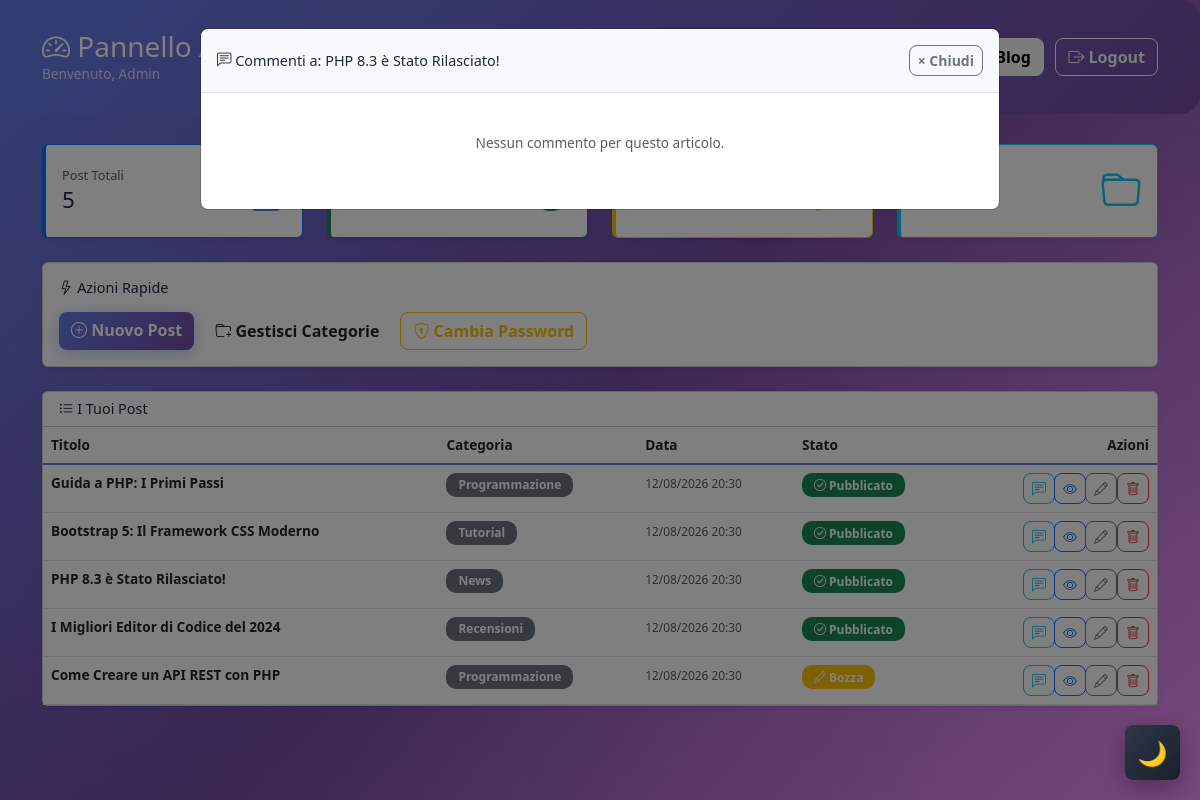
The page /admin.php?commenti=3 (signed in) on the database its author committed.
### tables this page shows
CREATE TABLE post (
    id INT AUTO_INCREMENT PRIMARY KEY,
    titolo VARCHAR(255) NOT NULL,
    slug VARCHAR(255) NOT NULL UNIQUE,
    contenuto LONGTEXT NOT NULL,
    data_creazione DATETIME DEFAULT CURRENT_TIMESTAMP,
    data_modifica DATETIME DEFAULT CURRENT_TIMESTAMP ON UPDATE CURRENT_TIMESTAMP,
    categoria_id INT,
    pubblicato TINYINT(1) DEFAULT 1,
    FOREIGN KEY (categoria_id) REFERENCES categorie(id) ON DELETE SET NULL
);

CREATE TABLE categorie (
    id INT AUTO_INCREMENT PRIMARY KEY,
    nome VARCHAR(100) NOT NULL,
    slug VARCHAR(100) NOT NULL UNIQUE,
    descrizione TEXT,
    created_at DATETIME DEFAULT CURRENT_TIMESTAMP
);

### admin.php (the view, shortened to what this page needs)
<?php
require_once 'db.php';
$stmt = $pdo->query("
    SELECT post.*, categorie.nome as cat_nome
    FROM post
    LEFT JOIN categorie ON post.categoria_id = categorie.id
    ORDER BY post.data_creazione DESC
");
$posts = $stmt->fetchAll();
$stmt_stats = $pdo->query("
    SELECT
        COUNT(*) as totale,
        SUM(CASE WHEN pubblicato = 1 THEN 1 ELSE 0 END) as pubblicati,
        SUM(CASE WHEN pubblicato = 0 THEN 1 ELSE 0 END) as bozze
    FROM post
");
$stats = $stmt_stats->fetch();
$stmt_cat_count = $pdo->query("SELECT COUNT(*) as totale FROM categorie");
$cat_stats = $stmt_cat_count->fetch();
$post_id_commenti = isset($_GET['commenti']) && is_numeric($_GET['commenti']) ? (int)$_GET['commenti'] : null;
$commenti_post = [];
$post_title_commenti = '';
if ($post_id_commenti) {
    $stmt_title = $pdo->prepare("SELECT titolo FROM post WHERE id = ?");
    $stmt_title->execute([$post_id_commenti]);
    $post_title_commenti = $stmt_title->fetchColumn();
    $stmt_c = $pdo->prepare("SELECT * FROM commenti WHERE post_id = ? ORDER BY creato_il DESC");
    $stmt_c->execute([$post_id_commenti]);
    $commenti_post = $stmt_c->fetchAll();
}
?>
<!DOCTYPE html>
<html lang="it">
<head>
    <link href="https://cdn.jsdelivr.net/npm/bootstrap@5.3.0/dist/css/bootstrap.min.css" rel="stylesheet">
    <link rel="stylesheet" href="https://cdn.jsdelivr.net/npm/bootstrap-icons@1.11.0/font/bootstrap-icons.css">
    <link rel="stylesheet" href="css/style.css">
</head>
<body class="bg-light">
    <div class="admin-header">
        <div class="container">
            <div class="d-flex justify-content-between align-items-center">
                <div>
                    <h1 class="h3 mb-0">
                        <i class="bi bi-speedometer2"></i> Pannello Amministrazione
                    </h1>
                    <p class="mb-0 opacity-75">Benvenuto, <?= htmlspecialchars($_SESSION['utente_username'] ?? $_SESSION['admin_username'] ?? 'Admin') ?></p>
                </div>
                <div>
                    <a href="index.php" class="btn btn-light me-2" target="_blank">
                        <i class="bi bi-eye"></i> Visualizza Blog
                    </a>
                    <a href="logout.php" class="btn btn-outline-light">
                        <i class="bi bi-box-arrow-right"></i> Logout
                    </a>
                </div>
            </div>
        </div>
    </div>
    <div class="container">
        <div class="row mb-4">
            <div class="col-md-3">
                <div class="card stat-card border-primary shadow-sm">
                    <div class="card-body">
                        <div class="d-flex justify-content-between align-items-center">
                            <div>
                                <h6 class="text-muted mb-1">Post Totali</h6>
                                <h2 class="mb-0"><?= $stats['totale'] ?></h2>
                            </div>
                            <div class="text-primary">
                            </div>
                        </div>
                    </div>
                </div>
            </div>
            <div class="col-md-3">
                <div class="card stat-card border-success shadow-sm">
                    <div class="card-body">
                        <div class="d-flex justify-content-between align-items-center">
                            <div>
                                <h6 class="text-muted mb-1">Pubblicati</h6>
                                <h2 class="mb-0"><?= $stats['pubblicati'] ?></h2>
                            </div>
                            <div class="text-success">
                            </div>
                        </div>
                    </div>
                </div>
            </div>
            <div class="col-md-3">
                <div class="card stat-card border-warning shadow-sm">
                    <div class="card-body">
                        <div class="d-flex justify-content-between align-items-center">
                            <div>
                                <h6 class="text-muted mb-1">Bozze</h6>
                                <h2 class="mb-0"><?= $stats['bozze'] ?></h2>
                            </div>
                            <div class="text-warning">
                            </div>
                        </div>
                    </div>
                </div>
            </div>
            <div class="col-md-3">
                <div class="card stat-card border-info shadow-sm">
                    <div class="card-body">
                        <div class="d-flex justify-content-between align-items-center">
                            <div>
                                <h6 class="text-muted mb-1">Categorie</h6>
                                <h2 class="mb-0"><?= $cat_stats['totale'] ?></h2>
                            </div>
                            <div class="text-info">
                                <i class="bi bi-folder" style="font-size: 2.5rem;"></i>
                            </div>
                        </div>
                    </div>
                </div>
            </div>
        </div>
        <div class="row mb-4">
            <div class="col-12">
                <div class="card shadow-sm">
                    <div class="card-body">
                        <h5 class="card-title mb-3">
                            <i class="bi bi-lightning"></i> Azioni Rapide
                        </h5>
                        <div class="d-flex gap-2 flex-wrap">
                            <a href="nuovo_post.php" class="btn btn-primary">
                                <i class="bi bi-plus-circle"></i> Nuovo Post
                            </a>
                            <a href="gestione_categorie.php" class="btn btn-admin-action">
                                <i class="bi bi-folder-plus"></i> Gestisci Categorie
                            </a>
                            <a href="cambia_password.php" class="btn btn-outline-warning">
                                <i class="bi bi-shield-lock"></i> Cambia Password
                            </a>
                        </div>
                    </div>
                </div>
            </div>
        </div>
        <div class="card shadow-sm">
            <div class="card-header bg-white">
                <h5 class="mb-0">
                    <i class="bi bi-list-ul"></i> I Tuoi Post
                </h5>
            </div>
            <div class="card-body p-0">
                <?php if (empty($posts)): ?>
                    <div class="text-center py-5">
                        <i class="bi bi-inbox" style="font-size: 4rem; color: #ccc;"></i>
                        <p class="text-muted mt-3">Nessun post ancora. Inizia a scrivere!</p>
                        <a href="nuovo_post.php" class="btn btn-primary">
                            <i class="bi bi-plus-circle"></i> Crea il tuo primo post
                        </a>
                    </div>
                <?php else: ?>
                    <div class="table-responsive">
                        <table class="table table-hover mb-0">
                            <thead class="bg-light">
                                <tr>
                                    <th>Titolo</th>
                                    <th>Categoria</th>
                                    <th>Data</th>
                                    <th>Stato</th>
                                    <th class="text-end">Azioni</th>
                                </tr>
                            </thead>
                            <tbody>
                                <?php foreach ($posts as $post): ?>
                                    <tr class="post-row">
                                        <td>
                                            <strong><?= htmlspecialchars($post['titolo']) ?></strong>
                                        </td>
                                        <td>
                                            <?php if ($post['cat_nome']): ?>
                                                <span class="badge bg-secondary">
                                                    <?= htmlspecialchars($post['cat_nome']) ?>
                                                </span>
                                            <?php else: ?>
                                                <span class="text-muted">Nessuna</span>
                                            <?php endif; ?>
                                        </td>
                                        <td>
                                            <small class="text-muted">
                                                <?= date('d/m/Y H:i', strtotime($post['data_creazione'])) ?>
                                            </small>
                                        </td>
                                        <td>
                                            <?php if ($post['pubblicato']): ?>
                                                <span class="badge bg-success">
                                                    <i class="bi bi-check-circle"></i> Pubblicato
                                                </span>
                                            <?php else: ?>
                                                <span class="badge bg-warning">
                                                    <i class="bi bi-pencil"></i> Bozza
                                                </span>
                                            <?php endif; ?>
                                        </td>
                                        <td class="text-end">
                                            <div class="btn-group btn-group-sm">
                                                <a href="?commenti=<?= $post['id'] ?>"
                                                   class="btn btn-outline-info"
                                                   title="Commenti">
                                                    <i class="bi bi-chat-left-text"></i>
                                                </a>
                                                <a href="index.php?post=<?= $post['id'] ?>"
                                                   class="btn btn-outline-primary"
                                                   title="Visualizza"
                                                   target="_blank">
                                                    <i class="bi bi-eye"></i>
                                                </a>
                                                <a href="nuovo_post.php?edit=<?= $post['id'] ?>"
                                                   class="btn btn-outline-secondary"
                                                   title="Modifica">
                                                    <i class="bi bi-pencil"></i>
                                                </a>
                                                <form method="POST" style="display:inline;" onsubmit="return confirm('Sei sicuro di voler eliminare questo post?');">
                                                    <button type="submit" class="btn btn-outline-danger btn-sm" title="Elimina">
                                                        <i class="bi bi-trash"></i>
                                                    </button>
                                                </form>
                                            </div>
                                        </td>
                                    </tr>
                                <?php endforeach; ?>
                            </tbody>
                        </table>
                    </div>
                <?php endif; ?>
            </div>
        </div>
    </div>
    <button id="darkModeToggle"
            class="btn btn-dark-mode-toggle"
            style="position:fixed; bottom:20px; right:20px; z-index:9999;"
            title="Modalità Notte">
    </button>
    <?php if ($post_id_commenti): ?>
    <div class="modal fade show" id="commentsModal" tabindex="-1" style="display:block; background: rgba(0,0,0,0.5);">
        <div class="modal-dialog modal-lg modal-dialog-scrollable">
            <div class="modal-content">
                <div class="modal-header bg-light">
                    <h5 class="modal-title">
                        <i class="bi bi-chat-left-text"></i> Commenti a: <?= htmlspecialchars($post_title_commenti) ?>
                    </h5>
                    <a href="admin.php" class="btn btn-sm btn-outline-secondary">&times; Chiudi</a>
                </div>
                <div class="modal-body">
                    <?php if (empty($commenti_post)): ?>
                        <p class="text-muted text-center py-4">Nessun commento per questo articolo.</p>
                    <?php endif; ?>
                </div>
            </div>
        </div>
    </div>
    <?php endif; ?>
</body>
</html>

### rows shown on the page
post: titolo "Guida a PHP: I Primi Passi", categoria.nome "Programmazione", data_creazione "12/08/2026 20:30", pubblicato 1 (drawn)
post: titolo "Bootstrap 5: Il Framework CSS Moderno", categoria.nome "Tutorial", data_creazione "12/08/2026 20:30", pubblicato 1 (drawn)
post: titolo "PHP 8.3 è Stato Rilasciato!", categoria.nome "News", data_creazione "12/08/2026 20:30", pubblicato 1 (drawn)
post: titolo "I Migliori Editor di Codice del 2024", categoria.nome "Recensioni", data_creazione "12/08/2026 20:30", pubblicato 1 (drawn)
post: titolo "Come Creare un API REST con PHP", categoria.nome "Programmazione", data_creazione "12/08/2026 20:30", pubblicato 0 (drawn)

### other values the page prints
$_SESSION['utente_username'] "Admin"
$stats['totale'] "5"
